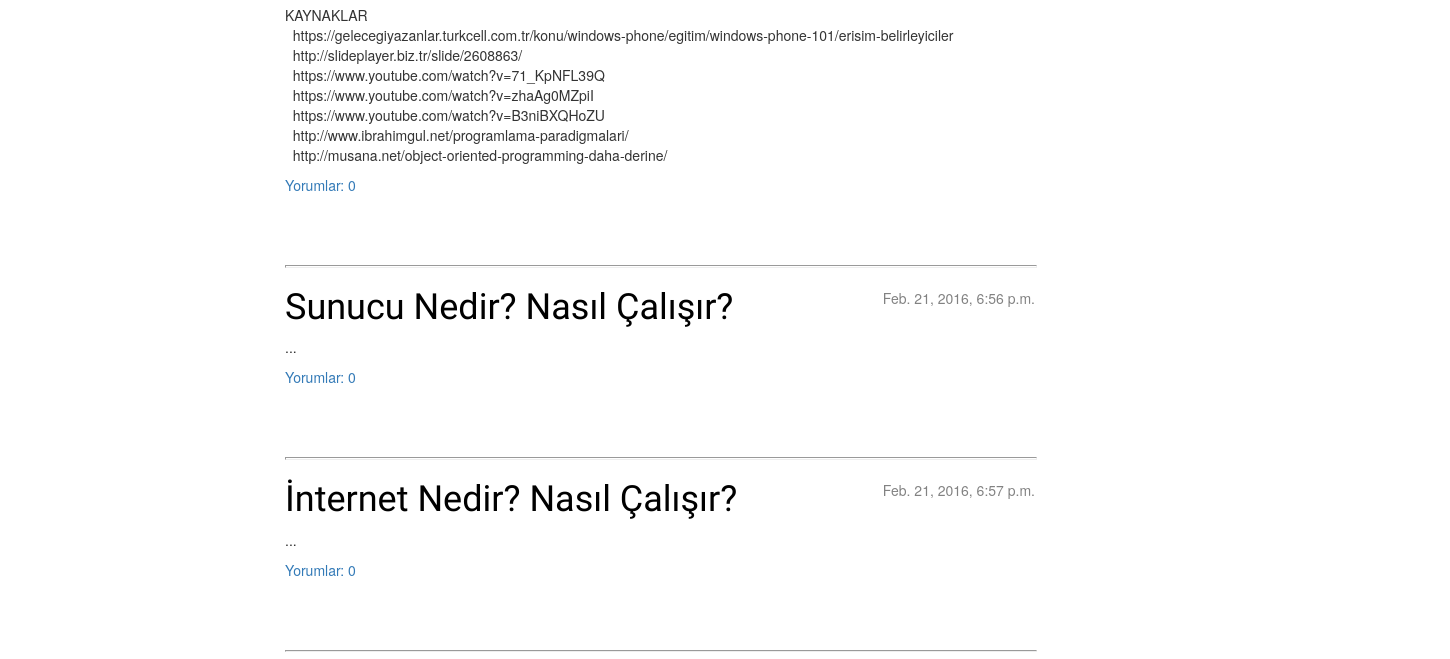
/ (lower part), run on an earlier commit of the app's database.
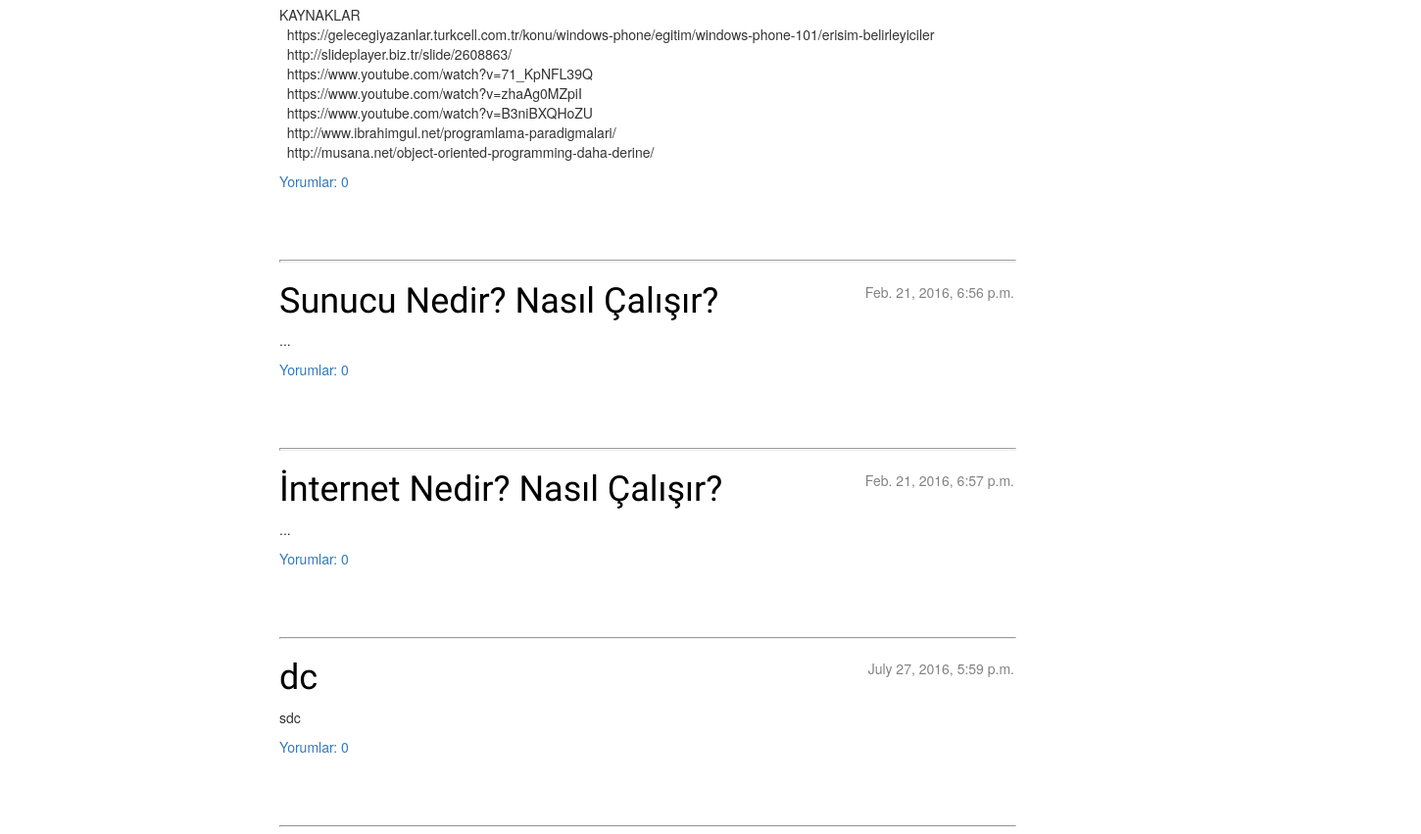
And on a later commit of the database.
### blog/models.py (models this page shows, shortened)
class Post(models.Model):
    yazar = models.ForeignKey('auth.User')
    baslik = models.CharField(max_length=200)
    yazi = models.TextField()
    yaratilis_tarihi = models.DateTimeField(
            default=timezone.now)
    yayinlanma_tarihi = models.DateTimeField(
            blank=True, null=True)

### blog/views.py (the view)
# urls.py: url(r'^$', views.post_list, name='post_list'),
def post_list(request):
    posts = Post.objects.filter(yayinlanma_tarihi__lte=timezone.now()).order_by('yayinlanma_tarihi')
    return render(request, 'blog/post_list.html', {'posts': posts})

### blog/templates/blog/post_list.html (shortened to what this page needs)
{% extends 'blog/base.html' %}
{% load staticfiles %}
{% block content %}
    {% for post in posts %}
        <div class="post">
            <div class="date">
                {{ post.yayinlanma_tarihi }}
            </div>
            <h1><a href="{% url 'post_detail' pk=post.pk %}">{{ post.baslik }}</a></h1>
            <p>{{ post.yazi|linebreaks }}</p>
            <a href="{% url 'blog.views.post_detail' pk=post.pk %}">Yorumlar: {{ post.comments.count }}</a>
        </div>
        <hr>
    {% endfor %}
{% endblock content %}

What changed in the data, as far as the page shows it:
added Post: yayinlanma_tarihi "July 27, 2016, 5:59 p.m.", baslik "dc", yazi "sdc", comments.count "0"
